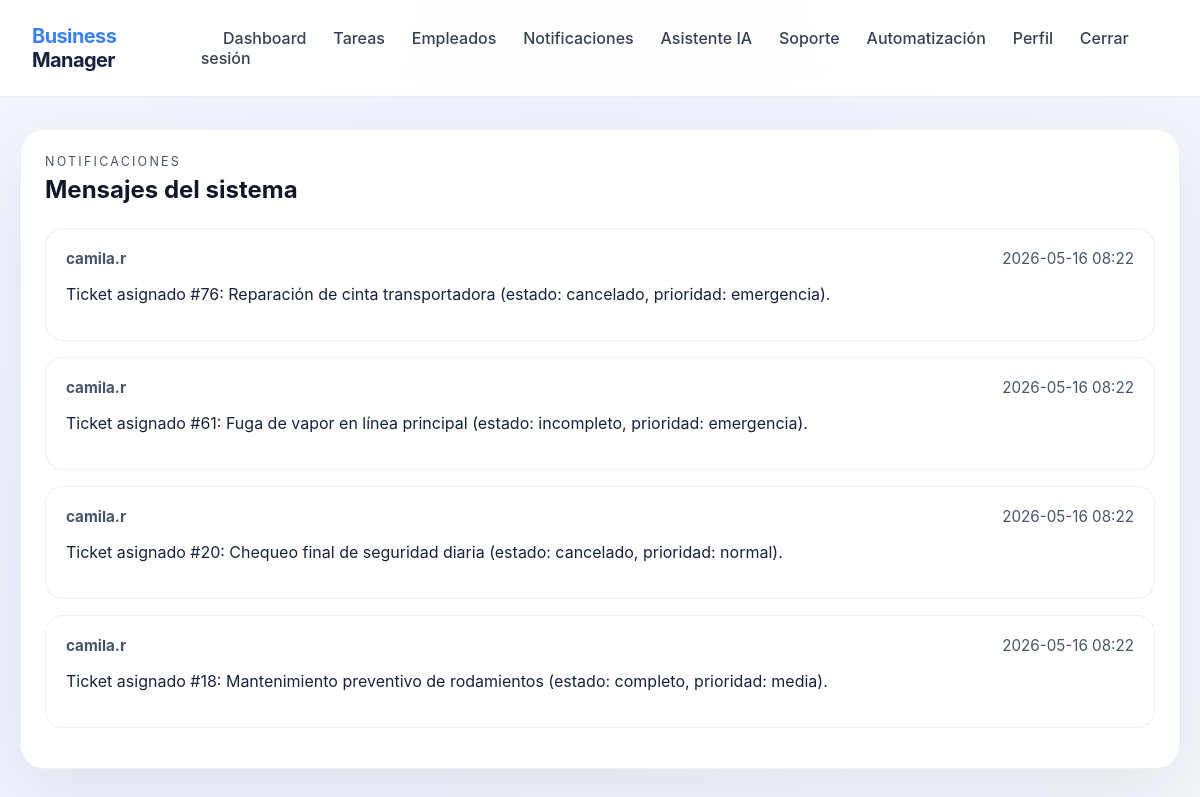
The app's page /notifications (signed in), older data.
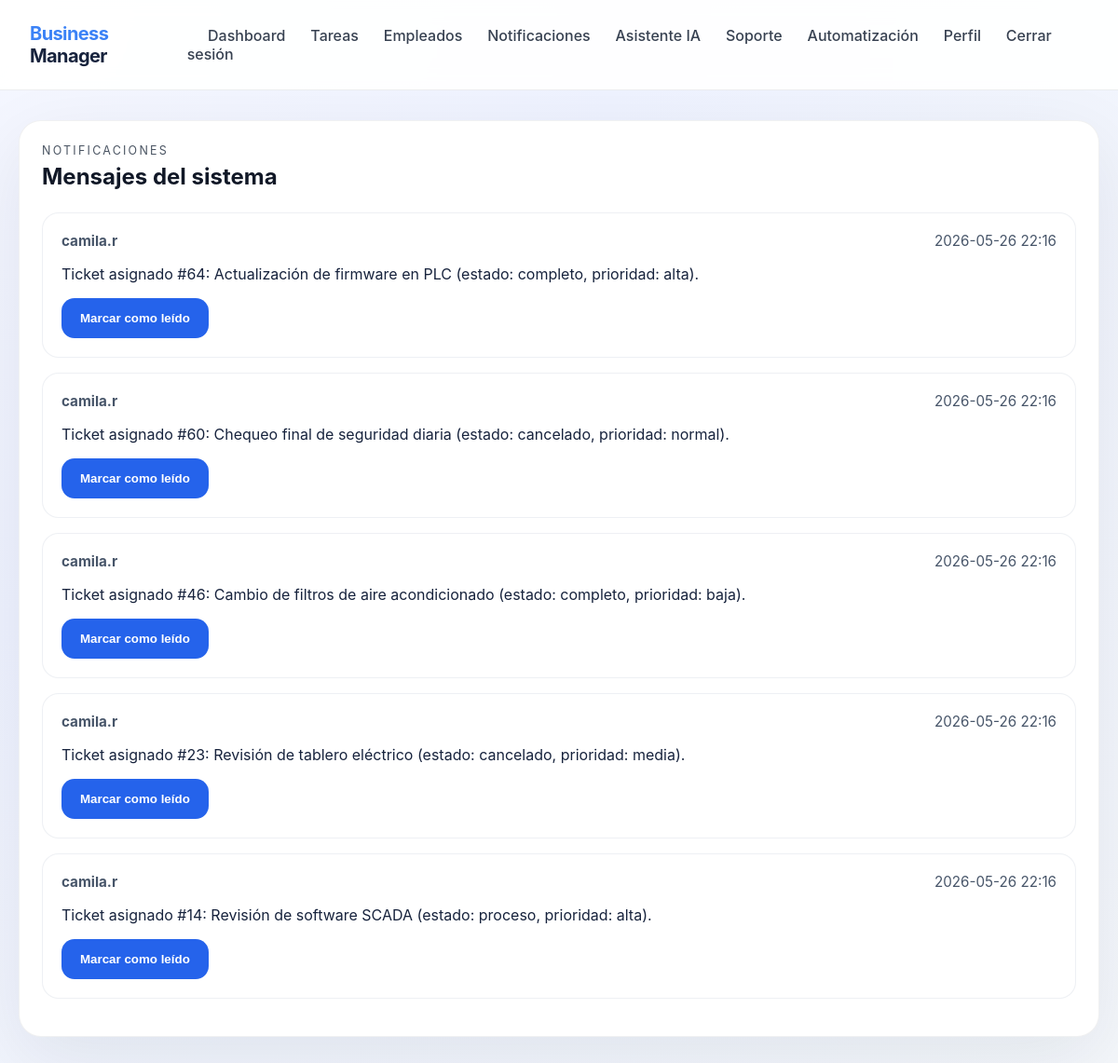
The same page, newer data.
### models.py (models this page shows)
class Notification(Base):
    __tablename__ = 'notifications'
    id = Column(Integer, primary_key=True, index=True)
    user_id = Column(Integer, ForeignKey('users.id'), nullable=False)
    message = Column(Text, nullable=False)
    employee_id = Column(Integer, ForeignKey('employees.id'), nullable=True)
    read = Column(Boolean, default=False)
    created_at = Column(DateTime, default=datetime.utcnow)
    recipient = relationship('User', back_populates='notifications')
    employee = relationship('Employee')

class User(Base):
    __tablename__ = 'users'
    id = Column(Integer, primary_key=True, index=True)
    username = Column(String, unique=True, nullable=False, index=True)
    password_hash = Column(String, nullable=False)
    role = Column(String, nullable=False, default='staff')
    created_at = Column(DateTime, default=datetime.utcnow)
    audits = relationship('AuditLog', back_populates='user')
    employee_profile = relationship('Employee', back_populates='account', uselist=False)
    notifications = relationship('Notification', back_populates='recipient')
    support_tickets = relationship('SupportTicket', back_populates='user')
    failed_login_attempts = Column(Integer, default=0)
    last_failed_login_at = Column(DateTime, nullable=True)
    locked_until = Column(DateTime, nullable=True)
    mfa_enabled = Column(Boolean, default=False)
    mfa_secret = Column(String, nullable=True)

### main.py (the view)
@app.get("/notifications", response_class=HTMLResponse)
def read_notifications(request: Request, db: Session = Depends(get_db)):
    current_user = require_login(request, db)
    if isinstance(current_user, RedirectResponse):
        return current_user
    notifications = db.query(Notification).filter(Notification.user_id == current_user.id).order_by(Notification.created_at.desc()).all()
    return templates.TemplateResponse(request, "notifications.html", {"request": request, "current_user": current_user, "notifications": notifications})

### templates/notifications.html (shortened to what this page needs)
<!DOCTYPE html>
<html lang="es">
<head>
    <link rel="stylesheet" href="{{ url_for('static', path='style.css') }}">
</head>
<body>
    <header class="topbar">
        <div class="brand"><span class="brand-highlight">Business</span> Manager</div>
        <nav>
            <a href="/">Dashboard</a>
            <a href="/tasks">Tareas</a>
            <a href="/employees">Empleados</a>
            <a href="/notifications">Notificaciones</a>
            <a href="/assistant">Asistente IA</a>
            <a href="/support">Soporte</a>
            <a href="/support/automation-rules">Automatización</a>
            <a href="/profile">Perfil</a>
            <a href="/logout">Cerrar sesión</a>
        </nav>
    </header>
    <main class="page-grid page-wide">
        <section class="panel list-panel">
            <div class="panel-header">
                <div>
                    <p class="eyebrow">Notificaciones</p>
                    <h1>Mensajes del sistema</h1>
                </div>
            </div>
            {% if notifications %}
            <div class="notifications-list">
                {% for note in notifications %}
                <div class="notification-card {{ 'notification-unread' if not note.read }}">
                    <div class="notification-row">
                        <strong>{{ note.recipient.username }}</strong>
                        <span>{{ note.created_at.strftime('%Y-%m-%d %H:%M') }}</span>
                    </div>
                    <p>{{ note.message }}</p>
                    {% if not note.read %}
                    <form action="/notifications/{{ note.id }}/read" method="post">
                        <button class="button button-secondary" type="submit">Marcar como leído</button>
                    </form>
                    {% endif %}
                </div>
                {% endfor %}
            </div>
            {% else %}
            <p class="empty-message">No hay notificaciones nuevas.</p>
            {% endif %}
        </section>
    </main>
</body>
</html>

Row changes from the older to the newer data that the page shows:
no longer on this page (row edited): Notification: recipient.username "camila.r", created_at "2026-05-16 08:22", message "Ticket asignado #76: Reparación de cinta transportadora (estado: cancelado, prioridad: emergencia)."
no longer on this page (row edited): Notification: recipient.username "camila.r", created_at "2026-05-16 08:22", message "Ticket asignado #61: Fuga de vapor en línea principal (estado: incompleto, prioridad: emergencia)."
no longer on this page (row edited): Notification: recipient.username "camila.r", created_at "2026-05-16 08:22", message "Ticket asignado #20: Chequeo final de seguridad diaria (estado: cancelado, prioridad: normal)."
no longer on this page (row edited): Notification: recipient.username "camila.r", created_at "2026-05-16 08:22", message "Ticket asignado #18: Mantenimiento preventivo de rodamientos (estado: completo, prioridad: media)."
now on this page (row edited): Notification: recipient.username "camila.r", created_at "2026-05-26 22:16", message "Ticket asignado #64: Actualización de firmware en PLC (estado: completo, prioridad: alta)."
now on this page (row edited): Notification: recipient.username "camila.r", created_at "2026-05-26 22:16", message "Ticket asignado #60: Chequeo final de seguridad diaria (estado: cancelado, prioridad: normal)."
now on this page (row edited): Notification: recipient.username "camila.r", created_at "2026-05-26 22:16", message "Ticket asignado #46: Cambio de filtros de aire acondicionado (estado: completo, prioridad: baja)."
now on this page (row edited): Notification: recipient.username "camila.r", created_at "2026-05-26 22:16", message "Ticket asignado #23: Revisión de tablero eléctrico (estado: cancelado, prioridad: media)."
now on this page (row edited): Notification: recipient.username "camila.r", created_at "2026-05-26 22:16", message "Ticket asignado #14: Revisión de software SCADA (estado: proceso, prioridad: alta)."
